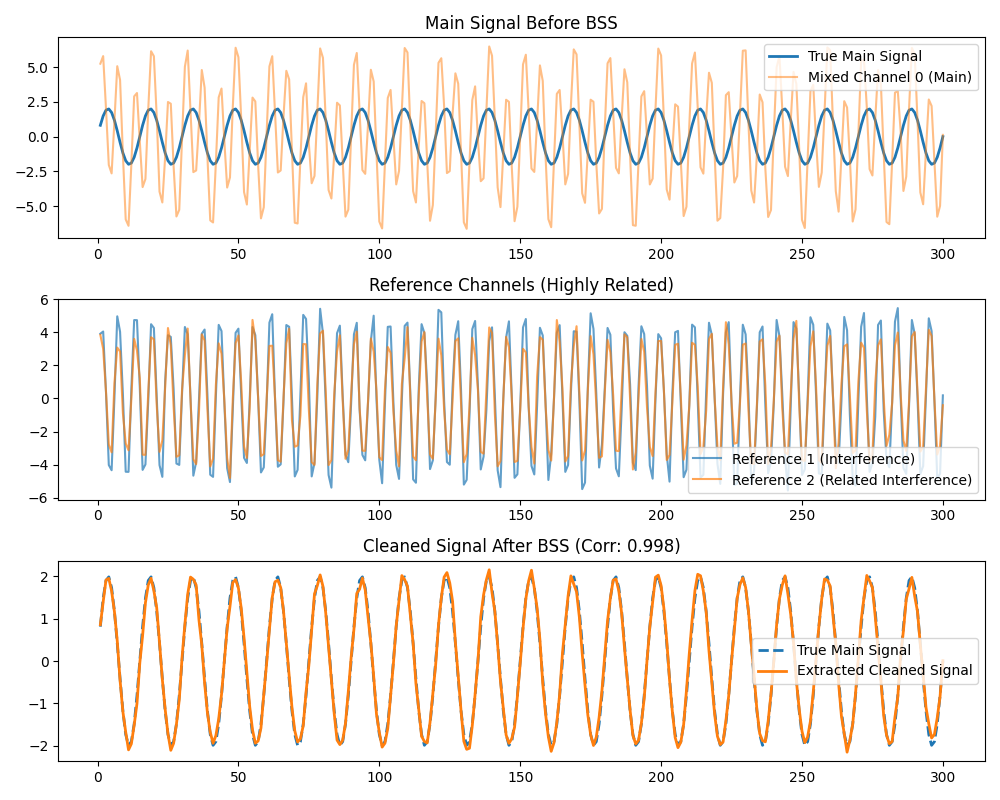

The Python source for this figure:
import numpy as np
import matplotlib.pyplot as plt
import warnings
warnings.filterwarnings('ignore')
from pycissa.processing.mcissa.mcissa import MCissa

np.random.seed(42)
T = 300
t = np.arange(1, T + 1)
true_main_signal = 2.0 * np.sin(2 * np.pi * t / 15)

# Interference source
interference = 5.0 * np.sin(2 * np.pi * t / 6)

# Main channel contaminated with interference
main_mixed = true_main_signal + interference + np.random.normal(0, 0.2, T)

# Two reference signals that are related (both measure the interference)
ref1 = interference + np.random.normal(0, 0.5, T)
ref2 = 0.8 * interference + np.random.normal(0, 0.5, T) # Highly related to ref1

X = np.column_stack((main_mixed, ref1, ref2))

print("Running M-CISSA Blind Source Separation with Related References...")
mcissa = MCissa(t, X)
mcissa.fit(L=48)
# We set alpha=1.0 to bypass the strict MC surrogate significance check for deterministic variance separation in this example.
mcissa.auto_blind_source_separation(main_index=0, reference_indices=[1, 2], alpha=1.0)

clean_corr = np.corrcoef(true_main_signal, mcissa.x_cleaned)[0, 1]
print(f"Clean Signal Correlation with True Main: {clean_corr:.4f}")

plt.figure(figsize=(10, 8))
plt.subplot(3, 1, 1)
plt.plot(t, true_main_signal, label="True Main Signal", linewidth=2)
plt.plot(t, main_mixed, label="Mixed Channel 0 (Main)", alpha=0.5)
plt.title("Main Signal Before BSS")
plt.legend()

plt.subplot(3, 1, 2)
plt.plot(t, ref1, label="Reference 1 (Interference)", alpha=0.7)
plt.plot(t, ref2, label="Reference 2 (Related Interference)", alpha=0.7)
plt.title("Reference Channels (Highly Related)")
plt.legend()

plt.subplot(3, 1, 3)
plt.plot(t, true_main_signal, label="True Main Signal", linestyle='dashed', linewidth=2)
plt.plot(t, mcissa.x_cleaned, label="Extracted Cleaned Signal", linewidth=2)
plt.title(f"Cleaned Signal After BSS (Corr: {clean_corr:.3f})")
plt.legend()

plt.tight_layout()
plt.savefig("examples/mcissa/bss_related_references.png")
print("Saved plot to examples/mcissa/bss_related_references.png")
